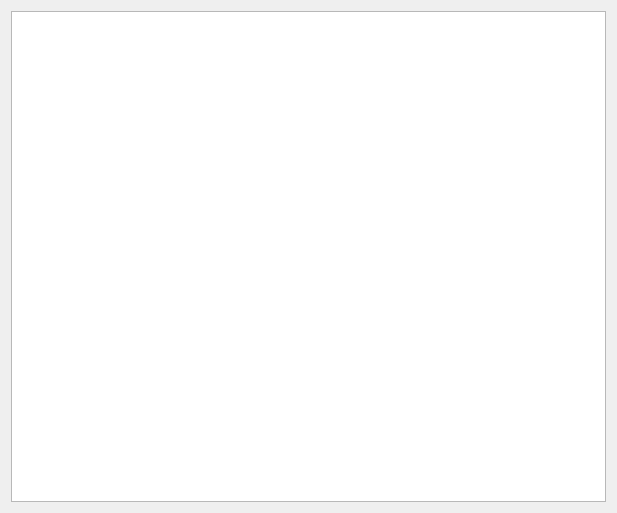
<?xml version="1.0" encoding="UTF-8"?>
<ui version="4.0">
 <class>RemoteMediaView</class>
 <widget class="QWidget" name="RemoteMediaView">
  <property name="geometry">
   <rect>
    <x>0</x>
    <y>0</y>
    <width>617</width>
    <height>513</height>
   </rect>
  </property>
  <property name="windowTitle">
   <string>Form</string>
  </property>
  <layout class="QVBoxLayout" name="verticalLayout">
   <item>
    <layout class="QVBoxLayout" name="verticalLayout_6">
     <item>
      <widget class="QTableWidget" name="mediaView"/>
     </item>
    </layout>
   </item>
  </layout>
 </widget>
 <resources/>
 <connections/>
</ui>
